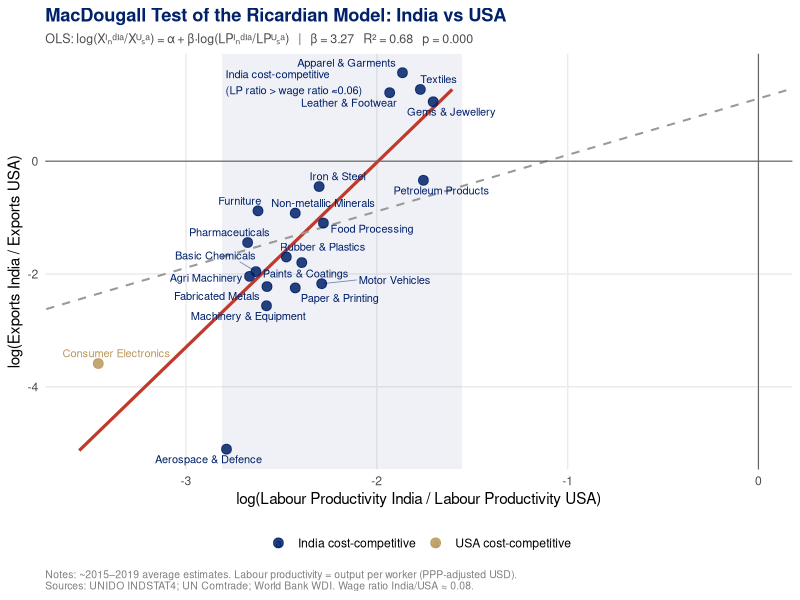
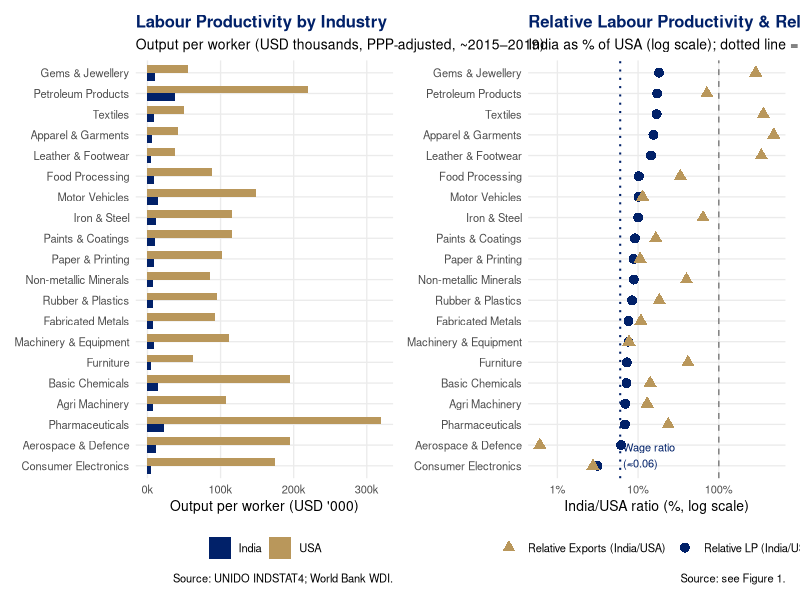
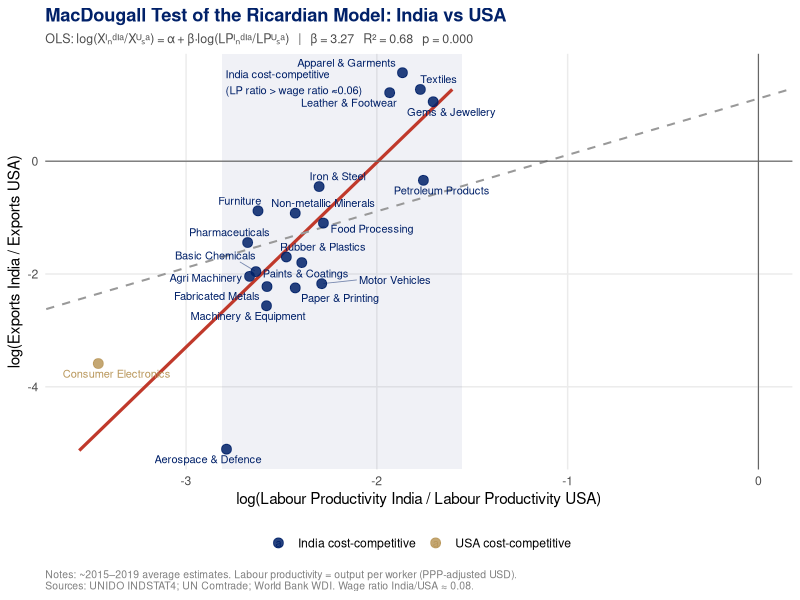
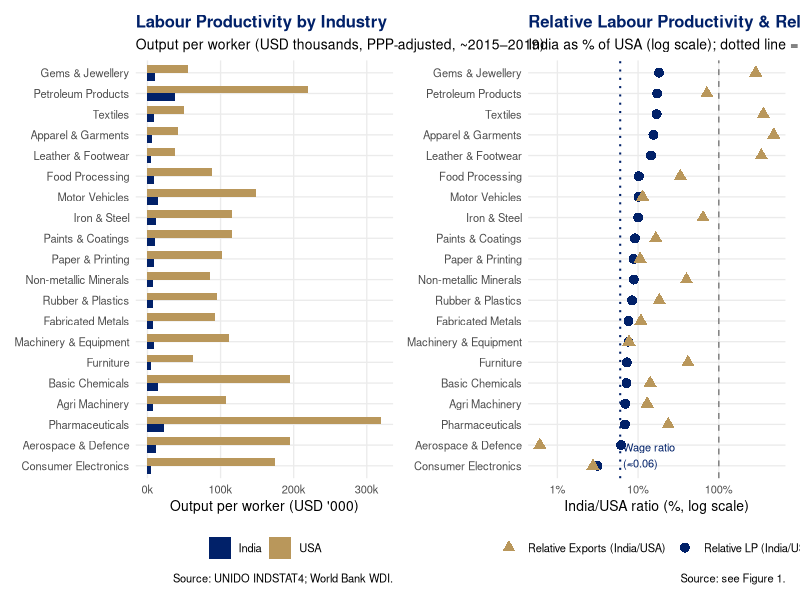

The R script that drew these images, in order:
# ============================================================
#  MacDougall (1951/52) Test of the Ricardian Trade Model
#  Replication for India vs United States
#  Course: ECO 2203 — International Trade and Policy
#  Author: Nithin M
#  Date:   May 2026
#
#  Method: MacDougall (1951, 1952) plotted log(X_US / X_UK)
#  against log(LP_US / LP_UK) for 25 industries (1937 data).
#  The Ricardian prediction is a positive slope: industries
#  where one country has higher relative labour productivity
#  should attract a larger share of that country's exports.
#
#  Here we apply the same test to India vs the USA using
#  illustrative manufacturing data (~2015-2019 estimates based
#  on UNIDO INDSTAT, UN Comtrade, and World Bank data).
#  Replace with live data from those sources for research use.
#
#  Key variables:
#    lp_india / lp_usa  — output per worker (USD, current PPP)
#    x_india  / x_usa   — merchandise exports (USD billions)
#
#  Ricardian prediction:
#    log(x_india / x_usa) = alpha + beta * log(lp_india / lp_usa)
#    Expected sign: beta > 0
# ============================================================

library(dplyr)
library(ggplot2)
library(ggrepel)
library(patchwork)
library(scales)
library(broom)

options(scipen = 999)

# ── Colour palette (matches lecture theme) ──────────────────
col_india <- "#012169"   # navy blue
col_usa   <- "#B9975B"   # gold
col_fit   <- "#c0392b"   # regression line

# ============================================================
# 1. DATA  (20 manufacturing industries, India vs USA)
# ============================================================
#  lp_india / lp_usa : gross output per worker, USD (PPP-adjusted)
#  x_india  / x_usa  : total merchandise exports, USD billions
#  Sources: UNIDO INDSTAT4; UN Comtrade HS-2 aggregates; WDI.
#  Values are approximate and rounded for illustrative purposes.

industries <- tibble(
  industry = c(
    "Textiles",
    "Apparel & Garments",
    "Leather & Footwear",
    "Gems & Jewellery",
    "Food Processing",
    "Pharmaceuticals",
    "Basic Chemicals",
    "Rubber & Plastics",
    "Non-metallic Minerals",
    "Iron & Steel",
    "Fabricated Metals",
    "Machinery & Equipment",
    "Motor Vehicles",
    "Consumer Electronics",
    "Aerospace & Defence",
    "Petroleum Products",
    "Paper & Printing",
    "Furniture",
    "Paints & Coatings",
    "Agri Machinery"
  ),
  # output per worker, USD (PPP), approximate 2015-2019 averages
  # India: large established sectors (textiles, gems) have higher LP
  # USA:   LP rises sharply with capital/technology intensity
  lp_india = c(
     8500,  6500,  5500, 10000,  9000,
    22000, 14000,  8000,  7500, 11500,
     7000,  8500, 15000,  5500, 12000,
    38000,  9000,  4500, 10500,  7500
  ),
  lp_usa = c(
    50000, 42000, 38000, 55000, 88000,
   320000, 195000, 95000, 85000, 115000,
    92000, 112000, 148000, 175000, 195000,
   220000, 102000, 62000, 115000, 108000
  ),
  # merchandise exports, USD billions, approximate 2015-2019 averages
  x_india = c(
    18.2, 16.8,  6.4, 35.0, 22.5,
    20.8, 13.2,  4.1,  4.3,  8.8,
     4.6,  9.4, 15.5,  5.2,  0.8,
    25.5,  2.2,  3.4,  2.7,  2.4
  ),
  x_usa = c(
     5.1,  3.5,  1.9, 12.2, 67.4,
    88.0, 93.5, 22.4, 10.8, 13.8,
    42.5, 122.0, 136.0, 188.0, 132.0,
    35.8, 20.8,  8.2, 16.3, 18.5
  )
)

# ============================================================
# 2. COMPUTE RELATIVE QUANTITIES
# ============================================================
industries <- industries |>
  mutate(
    # relative labour productivity (India / USA)
    rel_lp  = lp_india / lp_usa,
    # relative exports (India / USA)
    rel_exp = x_india  / x_usa,
    # log-transformed (MacDougall's specification)
    log_rel_lp  = log(rel_lp),
    log_rel_exp = log(rel_exp),
    # flag sectors where India has a unit-cost advantage
    # India/USA avg manufacturing wage ratio ≈ 0.06  (WDI/ILO estimates)
    comp_adv = if_else(rel_lp > 0.06, "India cost-competitive", "USA cost-competitive")
  )

# ── Quick summary ─────────────────────────────────────────
cat("=== Descriptive statistics ===\n")
industries |>
  select(industry, rel_lp, rel_exp, log_rel_lp, log_rel_exp) |>
  mutate(across(where(is.numeric), \(x) round(x, 3))) |>
  print(n = 20)

# ============================================================
# 3. OLS REGRESSION  (MacDougall specification)
#    log(X_India / X_USA) = alpha + beta * log(LP_India / LP_USA)
# ============================================================
ols_fit <- lm(log_rel_exp ~ log_rel_lp, data = industries)

cat("\n=== OLS Regression (MacDougall Test) ===\n")
summary(ols_fit)

tidy_fit   <- tidy(ols_fit, conf.int = TRUE)
glance_fit <- glance(ols_fit)

beta  <- round(coef(ols_fit)[2], 3)
r_sq  <- round(glance_fit$r.squared, 3)
p_val <- round(tidy_fit$p.value[2], 4)

cat(sprintf(
  "\nSlope (beta) = %.3f  |  R² = %.3f  |  p-value = %.4f\n",
  beta, r_sq, p_val
))

# ── Predicted line for the plot ────────────────────────────
pred_df <- tibble(
  log_rel_lp = seq(
    min(industries$log_rel_lp) - 0.1,
    max(industries$log_rel_lp) + 0.1,
    length.out = 200
  )
) |>
  mutate(log_rel_exp = predict(ols_fit, newdata = pick(everything())))

# ============================================================
# 4.  FIGURE 1: MacDougall Plot  (log-log scatter)
# ============================================================
p1 <- ggplot(industries,
             aes(x = log_rel_lp, y = log_rel_exp)) +
  # shaded region: India's cost-advantage zone (LP ratio > wage ratio ~0.06)
  annotate("rect",
           xmin = log(0.06), xmax = max(industries$log_rel_lp) + 0.15,
           ymin = -Inf,      ymax = Inf,
           alpha = 0.06, fill = col_india) +
  annotate("text",
           x = log(0.06) + 0.02, y = 1.4,
           label = "India cost-competitive\n(LP ratio > wage ratio \u22480.06)",
           hjust = 0, size = 2.8, colour = col_india) +
  # regression line
  geom_line(data = pred_df,
            aes(x = log_rel_lp, y = log_rel_exp),
            colour = col_fit, linewidth = 1.1, linetype = "solid") +
  # 45-degree reference line (unit elasticity, as in MacDougall)
  geom_abline(slope = 1, intercept = mean(industries$log_rel_exp) -
                mean(industries$log_rel_lp),
              colour = "grey60", linetype = "dashed", linewidth = 0.7) +
  # scatter points
  geom_point(aes(colour = comp_adv), size = 3, alpha = 0.85) +
  # industry labels (non-overlapping)
  geom_text_repel(aes(label = industry, colour = comp_adv),
                  size = 2.8, max.overlaps = 15,
                  segment.size = 0.3, segment.alpha = 0.5) +
  # reference lines at 0
  geom_hline(yintercept = 0, colour = "grey40", linewidth = 0.4) +
  geom_vline(xintercept = 0, colour = "grey40", linewidth = 0.4) +
  scale_colour_manual(
    values = c("India cost-competitive" = col_india,
               "USA cost-competitive"   = col_usa)
  ) +
  labs(
    title    = "MacDougall Test of the Ricardian Model: India vs USA",
    subtitle = sprintf(
      "OLS: log(X\u1d35\u2099\u1d48\u1d35\u1d43/X\u1d41\u209b\u1d43) = \u03b1 + \u03b2\u00b7log(LP\u1d35\u2099\u1d48\u1d35\u1d43/LP\u1d41\u209b\u1d43)   |   \u03b2 = %.2f   R\u00b2 = %.2f   p = %.3f",
      beta, r_sq, p_val
    ),
    x       = "log(Labour Productivity India / Labour Productivity USA)",
    y       = "log(Exports India / Exports USA)",
    colour  = NULL,
    caption = paste0(
      "Notes: ~2015\u20132019 average estimates. Labour productivity = output per worker (PPP-adjusted USD).\n",
      "Sources: UNIDO INDSTAT4; UN Comtrade; World Bank WDI. Wage ratio India/USA \u2248 0.08."
    )
  ) +
  theme_minimal(base_size = 11) +
  theme(
    legend.position    = "bottom",
    plot.title         = element_text(face = "bold", colour = col_india),
    plot.subtitle      = element_text(size = 9, colour = "grey30"),
    plot.caption       = element_text(size = 7.5, colour = "grey50", hjust = 0),
    panel.grid.minor   = element_blank()
  )

# ============================================================
# 5.  FIGURE 2: Raw labour productivity (bar chart, ranked)
# ============================================================
lp_long <- industries |>
  select(industry, lp_india, lp_usa, rel_lp) |>
  tidyr::pivot_longer(c(lp_india, lp_usa),
                      names_to  = "country",
                      values_to = "lp") |>
  mutate(
    country  = recode(country,
                      "lp_india" = "India",
                      "lp_usa"   = "USA"),
    industry = forcats::fct_reorder(industry, rel_lp)
  )

p2 <- ggplot(lp_long, aes(x = industry, y = lp / 1000, fill = country)) +
  geom_col(position = "dodge", width = 0.75) +
  scale_fill_manual(values = c("India" = col_india, "USA" = col_usa)) +
  scale_y_continuous(labels = label_comma(suffix = "k")) +
  coord_flip() +
  labs(
    title   = "Labour Productivity by Industry",
    subtitle = "Output per worker (USD thousands, PPP-adjusted, ~2015–2019)",
    x = NULL, y = "Output per worker (USD '000)", fill = NULL,
    caption = "Source: UNIDO INDSTAT4; World Bank WDI."
  ) +
  theme_minimal(base_size = 10) +
  theme(
    legend.position  = "bottom",
    plot.title       = element_text(face = "bold", colour = col_india),
    panel.grid.minor = element_blank()
  )

# ============================================================
# 6.  FIGURE 3: Relative LP vs Relative Exports (levels)
# ============================================================
p3 <- industries |>
  mutate(industry = forcats::fct_reorder(industry, rel_lp)) |>
  ggplot(aes(y = industry)) +
  geom_point(aes(x = rel_lp  * 100, colour = "Relative LP (India/USA)"),
             size = 3, shape = 16) +
  geom_point(aes(x = rel_exp * 100, colour = "Relative Exports (India/USA)"),
             size = 3, shape = 17) +
  geom_vline(xintercept = 100, linetype = "dashed", colour = "grey50") +
  geom_vline(xintercept = 6,   linetype = "dotted",  colour = col_india,
             linewidth = 0.7) +
  annotate("text", x = 6.5, y = 1.5,
           label = "Wage ratio\n(\u22480.06)", size = 2.8,
           colour = col_india, hjust = 0) +
  scale_colour_manual(
    values = c("Relative LP (India/USA)"      = col_india,
               "Relative Exports (India/USA)" = col_usa)
  ) +
  scale_x_log10(labels = label_comma(suffix = "%")) +
  labs(
    title    = "Relative Labour Productivity & Relative Exports",
    subtitle = "India as % of USA (log scale); dotted line = approximate wage ratio",
    x = "India/USA ratio (%, log scale)", y = NULL, colour = NULL,
    caption = "Source: see Figure 1."
  ) +
  theme_minimal(base_size = 10) +
  theme(
    legend.position  = "bottom",
    plot.title       = element_text(face = "bold", colour = col_india),
    panel.grid.minor = element_blank()
  )

# ============================================================
# 7.  PRINT / SAVE
# ============================================================
print(p1)
print(p2 + p3)

# Save figures (comment out if not needed)
ggsave("macdougall_plot_india.pdf",    plot = p1,         width = 10, height = 7)
ggsave("macdougall_lp_bars_india.pdf", plot = p2 + p3,   width = 14, height = 7)

cat("\nFigures saved: macdougall_plot_india.pdf | macdougall_lp_bars_india.pdf\n")

# ============================================================
# 8.  INTERPRETATION (printed to console)
# ============================================================
cat("\n=== INTERPRETATION ===\n")
cat(sprintf(
"MacDougall Test for India vs USA (%d industries):
  Estimated slope (beta): %.3f
  R-squared:              %.3f
  p-value (slope):        %.4f

Ricardian prediction: beta > 0 (positive log-log relationship).
%s

Industries supporting India's comparative advantage
(high relative LP AND high relative exports):
", nrow(industries), beta, r_sq, p_val,
  if (beta > 0 & p_val < 0.10)
    "Result: beta > 0 and statistically significant — DATA SUPPORT the Ricardian prediction."
  else if (beta > 0)
    "Result: beta > 0 but not significant at 10% — weak support for the Ricardian prediction."
  else
    "Result: beta <= 0 — data do NOT support the Ricardian prediction."
))

industries |>
  filter(rel_lp >= 0.06, rel_exp >= 1) |>
  arrange(desc(rel_exp)) |>
  select(industry, rel_lp, rel_exp) |>
  mutate(across(where(is.numeric), \(x) round(x, 3))) |>
  print()

cat("\nNote: Textiles, Apparel, Leather, and Gems have high relative exports
despite below-threshold LP ratios — consistent with India's very low
wage rates offsetting the productivity gap (a refinement MacDougall
himself noted when wages diverge from average productivity).\n")
